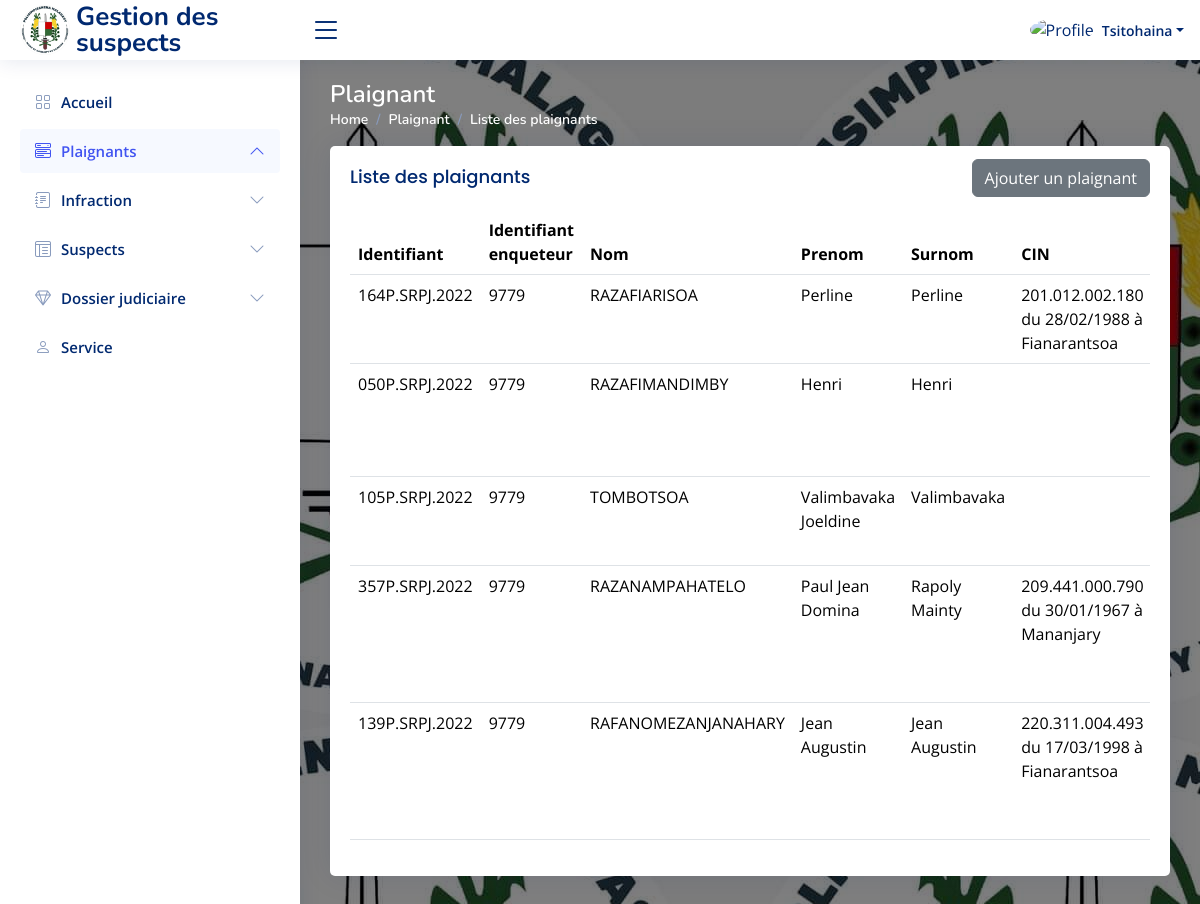
The app's page /plaignant (signed in) with its own data.
### tables this page shows
CREATE TABLE `plaignant` (
  `ID_Plaignant` varchar(40) NOT NULL,
  `ID_Enqueteur` int(11) NOT NULL,
  `Nom` varchar(50) NOT NULL,
  `Prenom` varchar(50) NOT NULL,
  `Surnom` varchar(50) DEFAULT NULL,
  `CIN` varchar(100) NOT NULL,
  `Adresse` varchar(100) NOT NULL,
  `Contact` varchar(20) NOT NULL,
  `Profession` varchar(255) NOT NULL,
  `Sexe` varchar(50) NOT NULL,
  `Date_Ajout` timestamp NOT NULL DEFAULT current_timestamp()
);

### controllers/Plaignant.controller.php (called while the page is built, shortened)
<?php
    require_once("models/PlaignantManager.class.php");
    class PlaignantController{
        private $plaignantManager;
        public function __construct() {
            $this->plaignantManager = new PlaignantManager();
            $this->plaignantManager->chargementPlaignant();
        }
        public function afficherPlaignant($url){
            $plaignants = $this->plaignantManager->getPlaignant();
            require("views/plaignant/plaignant.view.php");
        }
    }
?>

### models/PlaignantManager.class.php (called while the page is built, shortened)
<?php
    require_once("config/database.php");
    require_once("Plaignant.class.php");
    class PlaignantManager extends Database{
        private $plaignants;
        public function ajoutPlaignant($plaignant){
            $this->plaignants[] = $plaignant;
        }
        public function getPlaignant(){ return $this->plaignants; }
        public function chargementPlaignant(){
            $req = $this->getMyDb()->prepare("SELECT * FROM Plaignant ORDER BY Date_Ajout DESC");
            $req->execute();
            $mesplaignants = $req->fetchAll(PDO::FETCH_ASSOC);
        }
    }
?>

### models/Plaignant.class.php (called while the page is built, shortened)
<?php
    class Plaignant{
        private $idPlaignant;
        private $idEnqueteur;
        private $nom;
        private $prenom;
        private $surnom;
        private $cin;
        public function __construct($idPlaignant, $idEnqueteur, $nom, $prenom, $surnom, $cin, $adresse, $contact, $profession, $sexe, $dateAjout) {
            $this->idPlaignant = $idPlaignant;
            $this->idEnqueteur = $idEnqueteur;
            $this->nom = $nom;
            $this->prenom = $prenom;
            $this->surnom = $surnom;
            $this->cin = $cin;
        }
        public function getIdPlaignant(){ return $this->idPlaignant;}
        public function getIdEnqueteur(){ return $this->idEnqueteur;}
        public function getNom(){ return $this->nom; }
        public function getPrenom(){ return $this->prenom; }
        public function getSurnom(){ return $this->surnom; }
        public function getCin(){ return $this->cin;}
    }
?>

### config/database.php (called while the page is built, shortened)
<?php
    abstract class Database{
        private static $mydb;
        private static function setMyDb(){
            self::$mydb = new PDO("mysql:host=". HOST . ";dbname=". DB_NAME, USER, PASSWORD);
            self::$mydb->setAttribute(PDO::ATTR_ERRMODE, PDO::ERRMODE_EXCEPTION);
        }
        protected function getMyDb(){
            return self::$mydb;
        }
    }
?>

### views/plaignant/plaignant.view.php (the view, shortened to what this page needs)
          <div class="col-lg-12">
<div class="card">
  <div class="card-body">
  <div class="d-flex align-items-center justify-content-between">
        <h5 class="card-title">Liste des plaignants</h5>
        <a href="<?= URL ?>plaignant/ajout" class="btn btn-secondary">Ajouter un plaignant </a>
    </div>
    <div class="overflow-auto">
    <table class="table datatable">
      <thead>
        <tr>
          <th>Identifiant</th>
          <th>Identifiant enqueteur</th>
          <th>Nom</th>
          <th>Prenom</th>
          <th>Surnom</th>
          <th>CIN</th>
        </tr>
      </thead>
      <tbody>
        <?php if(empty($plaignants)):?>
        <?php else :?>
          <?php for($i = 0; $i < count($plaignants); $i++): ?>
        <tr>
          <td><?= $plaignants[$i]->getIdPlaignant(); ?></td>
          <td><?= $plaignants[$i]->getIdEnqueteur(); ?></td>
          <td><?= $plaignants[$i]->getNom(); ?></td>
          <td><?= $plaignants[$i]->getPrenom(); ?></td>
          <td><?= $plaignants[$i]->getSurnom(); ?></td>
          <td><?= $plaignants[$i]->getCin(); ?></td>
        </tr>
        <?php endfor; ?>
        <?php endif ?>
      </tbody>
    </table>
    </div>
  </div>
</div>
</div>
<?php
    $title = "Plaignant";
    $secondtitle = "Liste des plaignants";
    $pageContente = ob_get_clean();
    require ("views/layout/template.php");
?>

### index.php (shortened to what this page needs)
<?php
    $infractionController = new InfractionController();
    require_once("controllers/Plaignant.controller.php");
    $plaignantController = new PlaignantController();
    $suspectController = new SuspectController();
    $dossierJudiciaireController = new DossierJudiciaireController();
    if(empty($_SESSION["nom"])){
        require("views/login/login.view.php");
    }else{
        try{
            if(empty($_GET['page'])){
                $nombreSuspect = $suspectController->nombreSuspect();
                $nombrePlaignant = $plaignantController->nombrePlaignant();
                $nombreInfraction = $infractionController->nombreInfraction();
                $nombreDossier = $dossierJudiciaireController->nombreDossier();
                require("views/accueil/accueil.view.php");
            }else{
                $url = explode("/", filter_var($_GET['page']),FILTER_SANITIZE_URL);
                switch($url[0]){
                    case "plaignant" :
                        if(empty($url[1])){
                            $plaignantController->afficherPlaignant($url[0]);
                        }else if($url[1] === "ajout"){
                            $plaignantController->ajouterPlaignant($url[0]);
                        }else if($url[1] === "ajoutValidation"){
                            $plaignantController->ajouterPlaignantValidation();
                        }else if($url[1] === "supprimer"){
                            $plaignantController->supprimerPlaignant($url[2]);
                        }else if($url[1] === "modifier"){
                            $plaignantController->modifierPlaignant($url[0], $url[2]);
                        }else if($url[1] === "modifierValidation"){
                            $plaignantController->modifierPlaignatValidation($url[2]);
                        }else if($url[1] === "sucess"){
                            $plaignantController->afficherPlaignant($url[0]);
                        }
                        else {
                            require("views/erreur/pages-error-404.php");
                        }
                    break;
                }
            }
        }
        catch(Exception $e){
           require("views/erreur/pages-error-404.php");
        }
    }

### views/layout/template.php (shortened to what this page needs)
<!DOCTYPE html>
<html lang="en">
<head>
  <link href="<?= URL ?>assets/vendor/bootstrap/css/bootstrap.min.css" rel="stylesheet">
  <link href="<?= URL ?>assets/vendor/bootstrap-icons/bootstrap-icons.css" rel="stylesheet">
  <link href="<?= URL ?>assets/vendor/boxicons/css/boxicons.min.css" rel="stylesheet">
  <link href="<?= URL ?>assets/vendor/quill/quill.snow.css" rel="stylesheet">
  <link href="<?= URL ?>assets/vendor/quill/quill.bubble.css" rel="stylesheet">
  <link href="<?= URL ?>assets/vendor/remixicon/remixicon.css" rel="stylesheet">
  <link href="<?= URL ?>assets/vendor/simple-datatables/style.css" rel="stylesheet">
  <link href="<?= URL ?>assets/css/style.css" rel="stylesheet">
</head>
<body>
  <header id="header" class="header fixed-top d-flex align-items-center">
    <div class="d-flex align-items-center justify-content-between">
      <a href="<?= URL ?>" class="logo d-flex align-items-center">
        <img src="<?= URL ?>assets/img/POLICE.jfif" alt="" class="rounded-circle">
        <span class="d-none d-lg-block">Gestion des suspects</span>
      </a>
      <i class="bi bi-list toggle-sidebar-btn"></i>
    </div>
    <nav class="header-nav ms-auto">
      <ul class="d-flex align-items-center">
        <li class="nav-item dropdown pe-3">
          <a class="nav-link nav-profile d-flex align-items-center pe-0" href="#" data-bs-toggle="dropdown">
            <img src="<?= URL ?>public/images/enqueteur/<?= $_SESSION["image"]?>" alt="Profile" class="rounded-circle">
            <span class="d-none d-md-block dropdown-toggle ps-2"><?= $_SESSION["nom"]?></span>
          </a>
        </li>
      </ul>
    </nav>
  </header>
  <aside id="sidebar" class="sidebar">
    <ul class="sidebar-nav" id="sidebar-nav">
      <li class="nav-item">
        <a class="nav-link <?= $url === "accueil" || empty($url) ? '' : 'collapsed' ?>" href="<?= URL ?>accueil">
          <i class="bi bi-grid"></i>
          <span>Accueil</span>
        </a>
      </li>
      <li class="nav-item">
        <a class="nav-link <?= $url === "plaignant" ? '' : 'collapsed' ?>" data-bs-target="#components-nav" data-bs-toggle="collapse" href="#">
          <i class="bi bi-menu-button-wide"></i><span>Plaignants</span><i class="bi bi-chevron-down ms-auto"></i>
        </a>
      </li>
      <li class="nav-item">
        <a class="nav-link <?= $url === "infraction" ? '' : 'collapsed' ?>" data-bs-target="#forms-nav" data-bs-toggle="collapse" href="#">
          <i class="bi bi-journal-text"></i><span>Infraction</span><i class="bi bi-chevron-down ms-auto"></i>
        </a>
      </li>
      <li class="nav-item">
        <a class="nav-link <?= $url === "suspect" ? '' : 'collapsed' ?>" data-bs-target="#tables-nav" data-bs-toggle="collapse" href="#">
          <i class="bi bi-layout-text-window-reverse"></i><span>Suspects</span><i class="bi bi-chevron-down ms-auto"></i>
        </a>
      </li>
      <li class="nav-item">
        <a class="nav-link <?= $url === "dossier" ? '' : 'collapsed' ?>" data-bs-target="#icons-nav" data-bs-toggle="collapse" href="#">
          <i class="bi bi-gem"></i><span>Dossier judiciaire</span><i class="bi bi-chevron-down ms-auto"></i>
        </a>
      </li>
      <li class="nav-item">
        <a class="nav-link <?= $url === "service" ? '' : 'collapsed' ?>" href="<?= URL ?>service">
          <i class="bi bi-person"></i>
          <span>Service</span>
        </a>
      </li>
    </ul>
  </aside>
  <main id="main" class="main">
    <div class="pagetitle">
      <h1><?= $title?></h1>
      <nav>
        <ol class="breadcrumb">
          <li class="breadcrumb-item"><a href="<?= URL ?>accueil">Home</a></li>
          <li class="breadcrumb-item active" style="color: white ;"><a href="<?= URL . (strtolower($title) === "dossier judiciaire"? substr(strtolower($title), 0, -11)  : strtolower($title))  ?>"><?= $title ?></a></li>
          <?php if(isset($secondtitle)):?>
          <li class="breadcrumb-item active" style="color: white;"><a href=""><?= $secondtitle ?></a></li>
          <?php endif ?>
        </ol>
      </nav>
    </div>
    <section class="section dashboard">
      <div class="row d-flex justify-content-center align-items-center">
        <?= $pageContente ?>
      </div>
    </section>
  </main>
</body>
</html>

### assets/css/style.css (style rules this page uses)
:root { scroll-behavior: smooth; }
body { font-family: "Open Sans", sans-serif; background: #f8f8f8; background: linear-gradient( rgba(0, 0, 0, 0.5), rgba(0, 0, 0, 0.5) ), url("../img/POLICE.jfif"); color: #444444; }
a { color: #4154f1; text-decoration: none; }
h1, h2, h3, h4, h5, h6 { font-family: "Nunito", sans-serif; }
#main { margin-top: 60px; padding: 20px 30px; transition: all 0.3s; }
.pagetitle { margin-bottom: 10px; }
.pagetitle h1 { font-size: 24px; margin-bottom: 0; font-weight: 600; color: #ffffff; }
.card { margin-bottom: 30px; border: none; border-radius: 5px; box-shadow: 0px 0 30px rgba(1, 41, 112, 0.1); }
.card-title { padding: 20px 0 15px 0; font-size: 18px; font-weight: 500; color: #012970; font-family: "Poppins", sans-serif; }
.card-body { padding: 0 20px 20px 20px; }
.breadcrumb { font-size: 14px; font-family: "Nunito", sans-serif; color: #fff; font-weight: 600; }
.breadcrumb a { color: #fff; transition: 0.3s; }
.breadcrumb .breadcrumb-item::before { color: #899bbd; }
.breadcrumb .active { color: #51678f; font-weight: 600; }
.logo { line-height: 1; }
@media (min-width: 1200px) { .logo { width: 280px; } }
.logo img { max-height: 50px; margin-right: 6px; }
.logo span { font-size: 26px; font-weight: 700; color: #012970; font-family: "Nunito", sans-serif; }
.header { transition: all 0.5s; z-index: 997; height: 60px; box-shadow: 0px 2px 20px rgba(1, 41, 112, 0.1); background-color: #fff; padding-left: 20px; }
.header .toggle-sidebar-btn { font-size: 32px; padding-left: 10px; cursor: pointer; color: #012970; }
.header-nav ul { list-style: none; }
.header-nav>ul { margin: 0; padding: 0; }
.header-nav .nav-profile { color: #012970; }
.header-nav .nav-profile img { max-height: 36px; }
.header-nav .nav-profile span { font-size: 14px; font-weight: 600; }
.sidebar { position: fixed; top: 60px; left: 0; bottom: 0; width: 300px; z-index: 996; transition: all 0.3s; padding: 20px; overflow-y: auto; scrollbar-width: thin; scrollbar-color: #aab7cf transparent; box-shadow: 0px 0px 20px rgba(1, 41, 112, 0.1); background-color: #fff; }
@media (min-width: 1200px) { #main, #footer { margin-left: 300px; } }
.sidebar-nav { padding: 0; margin: 0; list-style: none; }
.sidebar-nav li { padding: 0; margin: 0; list-style: none; }
.sidebar-nav .nav-item { margin-bottom: 5px; }
.sidebar-nav .nav-link { display: flex; align-items: center; font-size: 15px; font-weight: 600; color: #4154f1; transition: 0.3; background: #f6f9ff; padding: 10px 15px; border-radius: 4px; }
.sidebar-nav .nav-link i { font-size: 16px; margin-right: 10px; color: #4154f1; }
.sidebar-nav .nav-link.collapsed { color: #012970; background: #fff; }
.sidebar-nav .nav-link.collapsed i { color: #899bbd; }
.sidebar-nav .nav-link .bi-chevron-down { margin-right: 0; transition: transform 0.2s ease-in-out; }
.sidebar-nav .nav-link:not(.collapsed) .bi-chevron-down { transform: rotate(180deg); }

### records on screen
plaignant: ID_Plaignant "164P.SRPJ.2022", ID_Enqueteur "9779", Nom "RAZAFIARISOA", Prenom "Perline", Surnom "Perline", CIN "201.012.002.180 du 28/02/1988 à Fianarantsoa"
plaignant: ID_Plaignant "050P.SRPJ.2022", ID_Enqueteur "9779", Nom "RAZAFIMANDIMBY", Prenom "Henri", Surnom "Henri"
plaignant: ID_Plaignant "105P.SRPJ.2022", ID_Enqueteur "9779", Nom "TOMBOTSOA", Prenom "Valimbavaka Joeldine", Surnom "Valimbavaka"
plaignant: ID_Plaignant "357P.SRPJ.2022", ID_Enqueteur "9779", Nom "RAZANAMPAHATELO", Prenom "Paul Jean Domina", Surnom "Rapoly Mainty", CIN "209.441.000.790 du 30/01/1967 à Mananjary"
plaignant: ID_Plaignant "139P.SRPJ.2022", ID_Enqueteur "9779", Nom "RAFANOMEZANJANAHARY", Prenom "Jean Augustin", Surnom "Jean Augustin", CIN "220.311.004.493 du 17/03/1998 à Fianarantsoa"

### other values on screen
$_SESSION["nom"] "Tsitohaina"
$title "Plaignant"
$secondtitle "Liste des plaignants"
